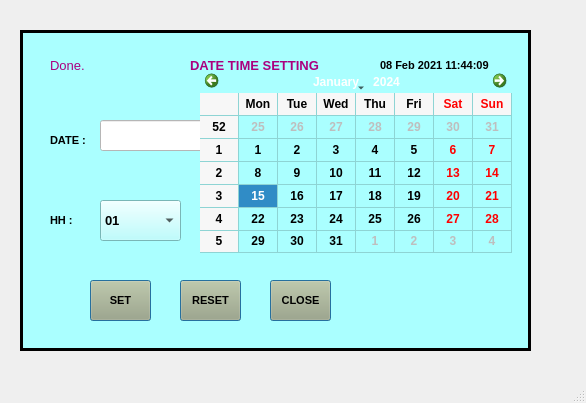
<?xml version="1.0" encoding="UTF-8"?>
<ui version="4.0">
 <class>MainWindow</class>
 <widget class="QMainWindow" name="MainWindow">
  <property name="geometry">
   <rect>
    <x>0</x>
    <y>0</y>
    <width>586</width>
    <height>403</height>
   </rect>
  </property>
  <property name="windowTitle">
   <string>MainWindow</string>
  </property>
  <widget class="QWidget" name="centralwidget">
   <widget class="QFrame" name="frame">
    <property name="geometry">
     <rect>
      <x>20</x>
      <y>30</y>
      <width>511</width>
      <height>321</height>
     </rect>
    </property>
    <property name="autoFillBackground">
     <bool>false</bool>
    </property>
    <property name="styleSheet">
     <string notr="true">background-color: rgb(170, 255, 255);
</string>
    </property>
    <property name="frameShape">
     <enum>QFrame::Box</enum>
    </property>
    <property name="frameShadow">
     <enum>QFrame::Plain</enum>
    </property>
    <property name="lineWidth">
     <number>3</number>
    </property>
    <widget class="QLabel" name="label">
     <property name="geometry">
      <rect>
       <x>360</x>
       <y>20</y>
       <width>111</width>
       <height>31</height>
      </rect>
     </property>
     <property name="font">
      <font>
       <family>Arial</family>
       <pointsize>8</pointsize>
       <weight>75</weight>
       <bold>true</bold>
      </font>
     </property>
     <property name="text">
      <string>08 Feb 2021 11:44:09</string>
     </property>
    </widget>
    <widget class="QLabel" name="label_2">
     <property name="geometry">
      <rect>
       <x>30</x>
       <y>20</y>
       <width>101</width>
       <height>31</height>
      </rect>
     </property>
     <property name="font">
      <font>
       <family>Arial</family>
       <pointsize>10</pointsize>
      </font>
     </property>
     <property name="styleSheet">
      <string notr="true">color: rgb(170, 0, 127);</string>
     </property>
     <property name="text">
      <string>Done.</string>
     </property>
    </widget>
    <widget class="QPushButton" name="pushButton_6">
     <property name="geometry">
      <rect>
       <x>70</x>
       <y>250</y>
       <width>61</width>
       <height>41</height>
      </rect>
     </property>
     <property name="font">
      <font>
       <family>Arial</family>
       <pointsize>8</pointsize>
       <weight>75</weight>
       <bold>true</bold>
      </font>
     </property>
     <property name="styleSheet">
      <string notr="true">background-color: rgb(170, 170, 127);
</string>
     </property>
     <property name="text">
      <string>SET</string>
     </property>
     <property name="autoDefault">
      <bool>true</bool>
     </property>
     <property name="default">
      <bool>true</bool>
     </property>
     <property name="flat">
      <bool>false</bool>
     </property>
    </widget>
    <widget class="QPushButton" name="pushButton_7">
     <property name="geometry">
      <rect>
       <x>160</x>
       <y>250</y>
       <width>61</width>
       <height>41</height>
      </rect>
     </property>
     <property name="font">
      <font>
       <family>Arial</family>
       <pointsize>8</pointsize>
       <weight>75</weight>
       <bold>true</bold>
      </font>
     </property>
     <property name="styleSheet">
      <string notr="true">background-color: rgb(170, 170, 127);
</string>
     </property>
     <property name="text">
      <string>RESET</string>
     </property>
     <property name="autoDefault">
      <bool>true</bool>
     </property>
     <property name="default">
      <bool>true</bool>
     </property>
     <property name="flat">
      <bool>false</bool>
     </property>
    </widget>
    <widget class="QLabel" name="label_3">
     <property name="geometry">
      <rect>
       <x>30</x>
       <y>90</y>
       <width>81</width>
       <height>41</height>
      </rect>
     </property>
     <property name="font">
      <font>
       <family>Arial</family>
       <pointsize>8</pointsize>
       <weight>75</weight>
       <bold>true</bold>
      </font>
     </property>
     <property name="text">
      <string>DATE :</string>
     </property>
    </widget>
    <widget class="QPushButton" name="pushButton_8">
     <property name="geometry">
      <rect>
       <x>250</x>
       <y>250</y>
       <width>61</width>
       <height>41</height>
      </rect>
     </property>
     <property name="font">
      <font>
       <family>Arial</family>
       <pointsize>8</pointsize>
       <weight>75</weight>
       <bold>true</bold>
      </font>
     </property>
     <property name="styleSheet">
      <string notr="true">background-color: rgb(170, 170, 127);
</string>
     </property>
     <property name="text">
      <string>CLOSE</string>
     </property>
     <property name="autoDefault">
      <bool>true</bool>
     </property>
     <property name="default">
      <bool>true</bool>
     </property>
     <property name="flat">
      <bool>false</bool>
     </property>
    </widget>
    <widget class="QLabel" name="label_4">
     <property name="geometry">
      <rect>
       <x>170</x>
       <y>20</y>
       <width>141</width>
       <height>31</height>
      </rect>
     </property>
     <property name="font">
      <font>
       <family>Arial</family>
       <pointsize>10</pointsize>
       <weight>75</weight>
       <bold>true</bold>
      </font>
     </property>
     <property name="styleSheet">
      <string notr="true">color: rgb(170, 0, 127);</string>
     </property>
     <property name="text">
      <string>DATE TIME SETTING</string>
     </property>
    </widget>
    <widget class="QLabel" name="label_5">
     <property name="geometry">
      <rect>
       <x>30</x>
       <y>170</y>
       <width>51</width>
       <height>41</height>
      </rect>
     </property>
     <property name="font">
      <font>
       <family>Arial</family>
       <pointsize>8</pointsize>
       <weight>75</weight>
       <bold>true</bold>
      </font>
     </property>
     <property name="text">
      <string>HH :</string>
     </property>
    </widget>
    <widget class="QComboBox" name="comboBox_2">
     <property name="geometry">
      <rect>
       <x>80</x>
       <y>170</y>
       <width>81</width>
       <height>41</height>
      </rect>
     </property>
     <property name="font">
      <font>
       <family>Arial</family>
       <pointsize>10</pointsize>
       <weight>75</weight>
       <bold>true</bold>
      </font>
     </property>
     <item>
      <property name="text">
       <string>01</string>
      </property>
     </item>
     <item>
      <property name="text">
       <string>02</string>
      </property>
     </item>
     <item>
      <property name="text">
       <string>03</string>
      </property>
     </item>
     <item>
      <property name="text">
       <string>04</string>
      </property>
     </item>
    </widget>
    <widget class="QLineEdit" name="lineEdit">
     <property name="geometry">
      <rect>
       <x>80</x>
       <y>90</y>
       <width>131</width>
       <height>31</height>
      </rect>
     </property>
     <property name="font">
      <font>
       <family>Arial</family>
       <pointsize>10</pointsize>
       <weight>75</weight>
       <bold>true</bold>
      </font>
     </property>
     <property name="toolTipDuration">
      <number>0</number>
     </property>
     <property name="styleSheet">
      <string notr="true">background-color: rgb(255, 255, 255);</string>
     </property>
    </widget>
    <widget class="QPushButton" name="pushButton_9">
     <property name="geometry">
      <rect>
       <x>240</x>
       <y>90</y>
       <width>91</width>
       <height>31</height>
      </rect>
     </property>
     <property name="font">
      <font>
       <family>Arial</family>
       <pointsize>8</pointsize>
       <weight>75</weight>
       <bold>true</bold>
      </font>
     </property>
     <property name="styleSheet">
      <string notr="true">background-color: rgb(170, 170, 127);
</string>
     </property>
     <property name="text">
      <string>GET DATE</string>
     </property>
     <property name="autoDefault">
      <bool>true</bool>
     </property>
     <property name="default">
      <bool>true</bool>
     </property>
     <property name="flat">
      <bool>false</bool>
     </property>
    </widget>
    <widget class="QLabel" name="label_6">
     <property name="geometry">
      <rect>
       <x>190</x>
       <y>170</y>
       <width>41</width>
       <height>41</height>
      </rect>
     </property>
     <property name="font">
      <font>
       <family>Arial</family>
       <pointsize>8</pointsize>
       <weight>75</weight>
       <bold>true</bold>
      </font>
     </property>
     <property name="text">
      <string>MI :</string>
     </property>
    </widget>
    <widget class="QComboBox" name="comboBox_3">
     <property name="geometry">
      <rect>
       <x>240</x>
       <y>170</y>
       <width>81</width>
       <height>41</height>
      </rect>
     </property>
     <property name="font">
      <font>
       <family>Arial</family>
       <pointsize>10</pointsize>
       <weight>75</weight>
       <bold>true</bold>
      </font>
     </property>
     <item>
      <property name="text">
       <string>01</string>
      </property>
     </item>
     <item>
      <property name="text">
       <string>02</string>
      </property>
     </item>
     <item>
      <property name="text">
       <string>03</string>
      </property>
     </item>
     <item>
      <property name="text">
       <string>04</string>
      </property>
     </item>
     <item>
      <property name="text">
       <string>06</string>
      </property>
     </item>
     <item>
      <property name="text">
       <string>10</string>
      </property>
     </item>
    </widget>
    <widget class="QCalendarWidget" name="calendarWidget">
     <property name="geometry">
      <rect>
       <x>180</x>
       <y>40</y>
       <width>312</width>
       <height>183</height>
      </rect>
     </property>
     <property name="font">
      <font>
       <family>Arial</family>
       <weight>75</weight>
       <bold>true</bold>
      </font>
     </property>
     <property name="gridVisible">
      <bool>true</bool>
     </property>
    </widget>
   </widget>
  </widget>
  <widget class="QMenuBar" name="menubar">
   <property name="geometry">
    <rect>
     <x>0</x>
     <y>0</y>
     <width>586</width>
     <height>21</height>
    </rect>
   </property>
  </widget>
  <widget class="QStatusBar" name="statusbar"/>
 </widget>
 <resources/>
 <connections/>
</ui>
